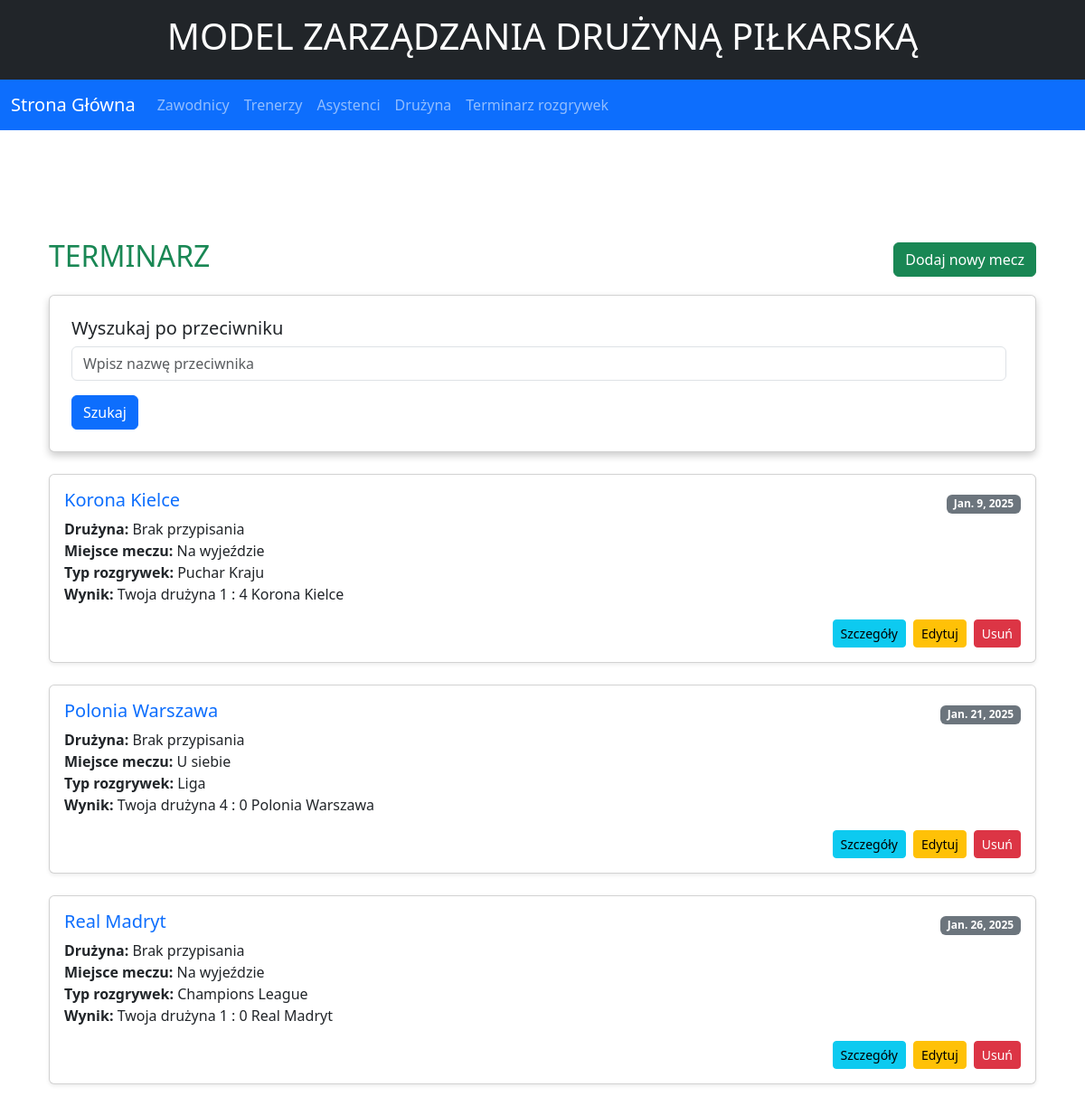
/game, run on an earlier commit of the app's database.
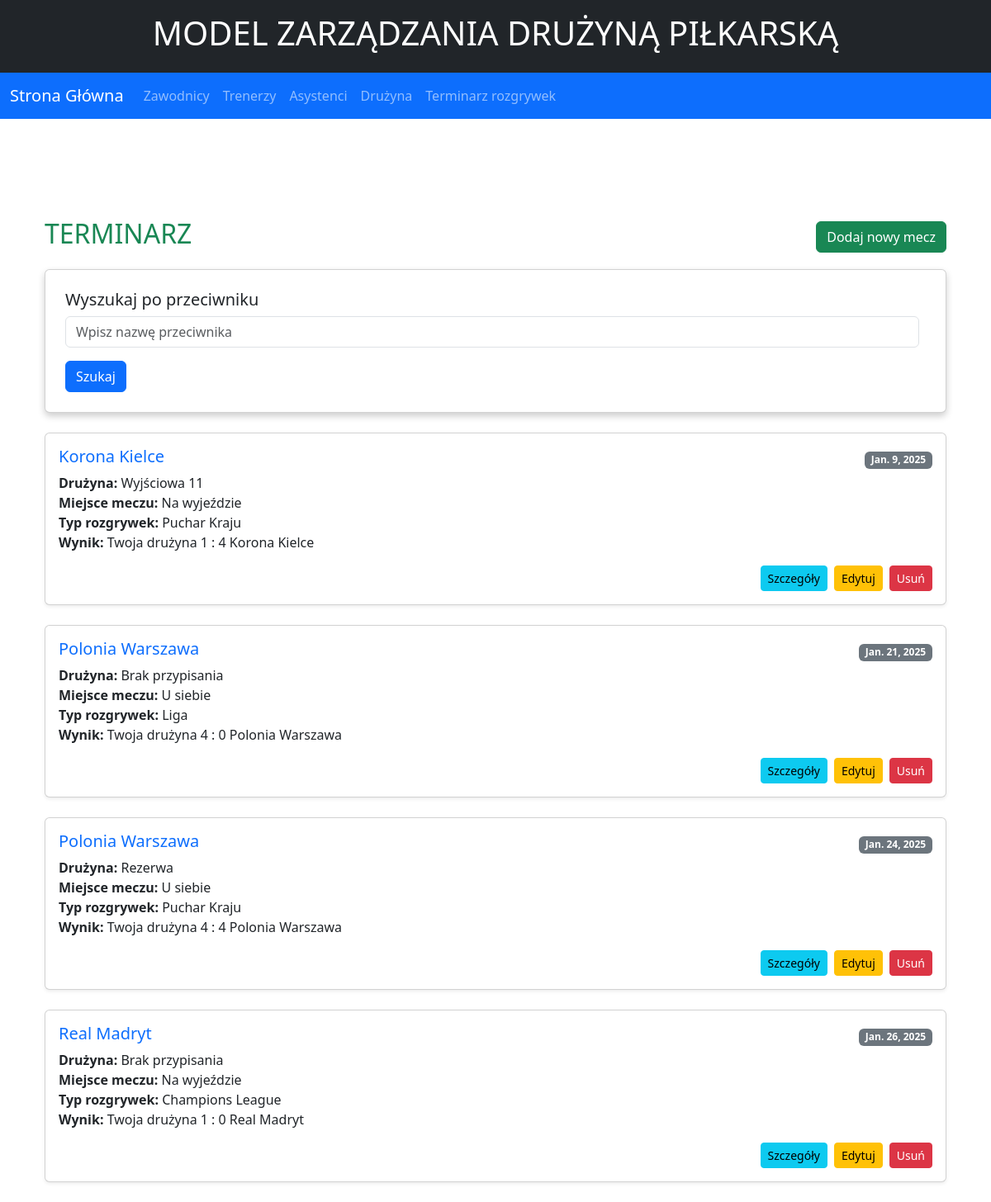
And on a later commit of the database.
### Legia/models.py (models this page shows, shortened)
class Game(models.Model):
    opponent = models.CharField(max_length=50)
    team = models.ForeignKey(Team, null=True, blank=True, on_delete=models.SET_NULL)
    game_spot = models.CharField(max_length=50, choices=GAMES_SPOTS, null = True)
    game_type = models.CharField(max_length=50, choices=GAMES_TYPES, null = True)
    date = models.DateField()
    score_legia = models.CharField(max_length=50,null = True)
    score_opponent = models.CharField(max_length=50,null = True)
    class Meta:
        ordering = ['date']

class Team(models.Model):
    name = models.CharField(max_length=100, choices=TEAMS)
    capacity = models.PositiveBigIntegerField(null = True)

### Legia/views.py (the view)
# urls.py: path('game', views.game_list, name='game-list'),
def game_list(request):
    game = Game.objects.filter(opponent__icontains=request.POST['phrase']) if request.method == 'POST' else Game.objects.all()
    return render(request, "Legia/game/list.html", {'games': game})

### Legia/templates/Legia/game/list.html (shortened to what this page needs)
{% extends "Legia/base.html" %}
{% block content %}
<div class="container mt-4">
    <div class="d-flex justify-content-between align-items-center mb-3">
        <h2 class="text-success">TERMINARZ</h2>
        <a href="{% url 'game-create' %}" class="btn btn-success">Dodaj nowy mecz</a>
    </div>
    <div class="card p-4 mb-4">
        <h5 class="card-title">Wyszukaj po przeciwniku</h5>
        <form action="" method="post" class="form-inline">
            <div class="form-group me-2">
                <input
                    type="text"
                    name="phrase"
                    class="form-control"
                    placeholder="Wpisz nazwę przeciwnika"
                    required>
            </div>
            <button type="submit" class="btn btn-primary">Szukaj</button>
        </form>
    </div>
    {% if games %}
        {% for game in games %}
        <div class="card mb-4 shadow-sm">
            <div class="card-body">
                <div class="d-flex justify-content-between align-items-center">
                    <h5 class="card-title text-primary">{{ game.opponent }}</h5>
                    <span class="badge bg-secondary">{{ game.date }}</span>
                </div>
                <p class="card-text">
                    <strong>Drużyna:</strong> {{ game.team.name|default:"Brak przypisania" }}<br>
                    <strong>Miejsce meczu:</strong> {{ game.game_spot }} <br>
                    <strong>Typ rozgrywek:</strong> {{ game.game_type }} <br>
                    <strong>Wynik:</strong> Twoja drużyna {{ game.score_legia }} : {{ game.score_opponent }} {{ game.opponent }}
                </p>
                <div class="d-flex justify-content-end", >
                    <a href="{% url 'game-detail' game.id %}" class="btn btn-info btn-sm me-2">Szczegóły</a>
                    <a href="{% url 'game-update' game.id %}" class="btn btn-warning btn-sm me-2">Edytuj</a>
                    <a href="{% url 'game-delete' game.id %}" class="btn btn-danger btn-sm">Usuń</a>
                </div>
            </div>
        </div>
        {% endfor %}
    {% else %}
        <p class="text-muted">Brak danych o meczach w terminarzu.</p>
    {% endif %}
</div>
{% endblock %}

What changed in the data, as far as the page shows it:
changed Game "Korona Kielce": team.name "Brak przypisania" → "Wyjściowa 11"
added Game: opponent "Polonia Warszawa", date "Jan. 24, 2025", team.name "Rezerwa", game_spot "U siebie", game_type "Puchar Kraju", score_legia "4", score_opponent "4"
